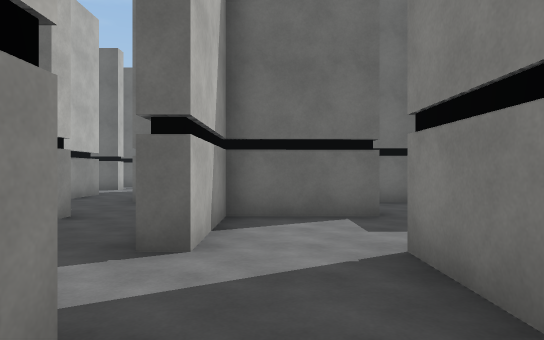
view 1 (above)

24 first-person views from a walk through a scene from a Unity 3-D project. The camera is 1.5 m above the floor, looks level and sees 75° across. The floor is counted in squares, 2 m on a side. Each view is taken from the middle of a square. On the plan, view 1 faces up. The plan holds only what a view shows up to about 11 squares ahead; the rest is blank. The place goes on beyond the plan. Surface patterns are stand-ins for the level's own textures.

view 2
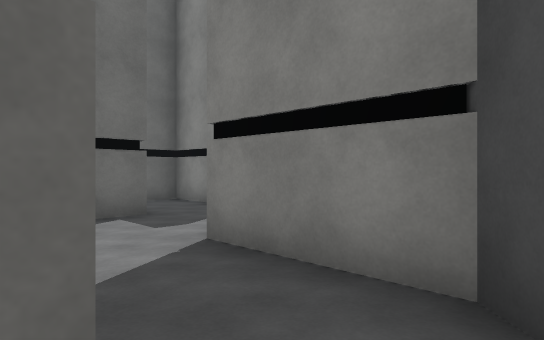

view 3
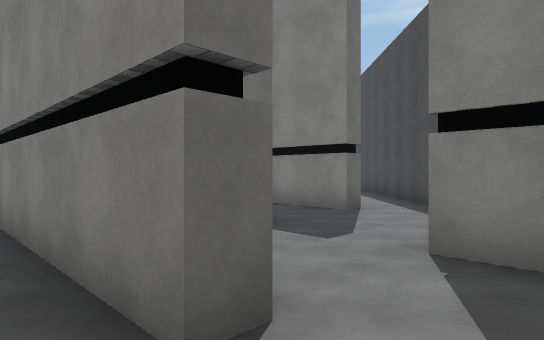

view 4
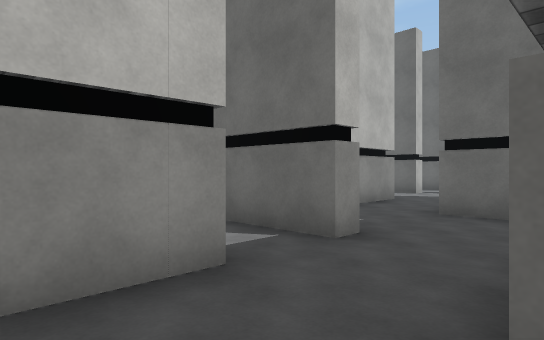

view 5
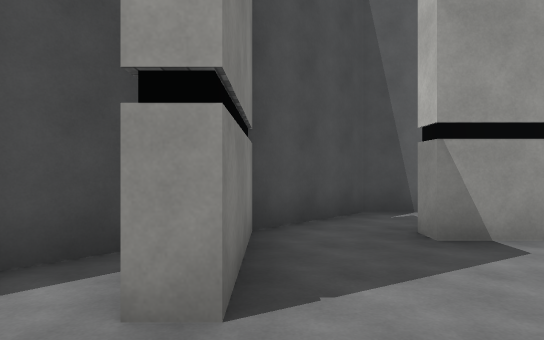

view 6
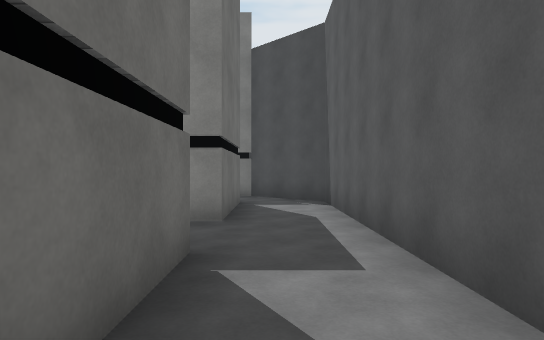

view 7
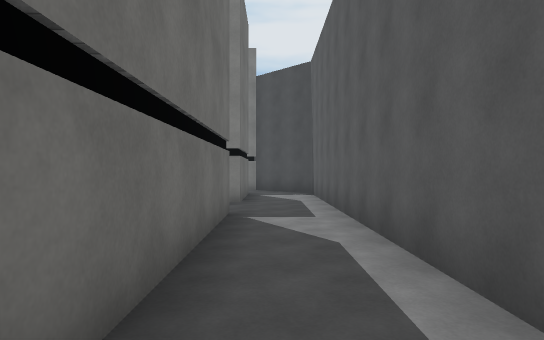

view 8
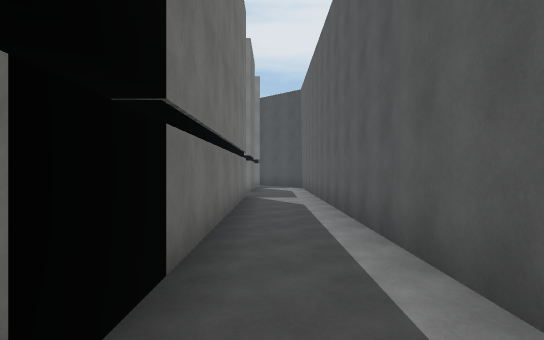

view 9
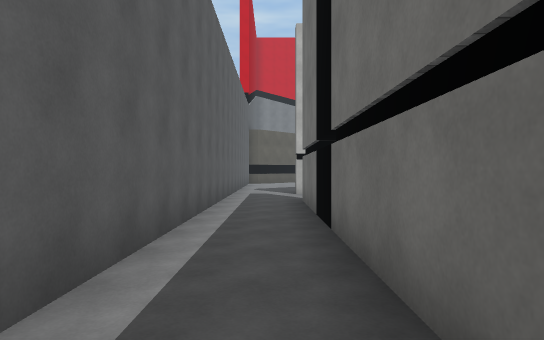

view 10
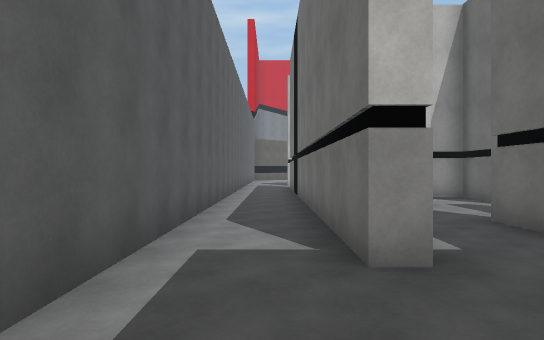

view 11
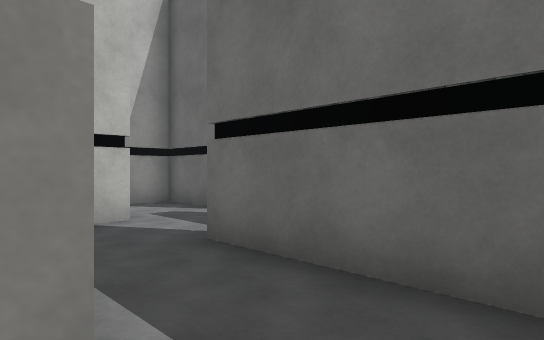

view 12
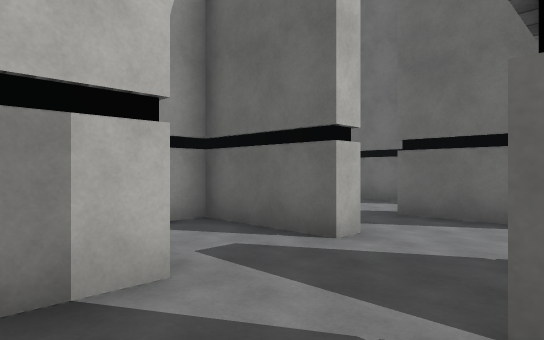

view 13
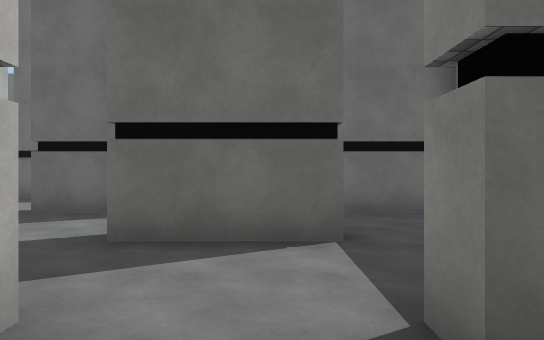

view 14
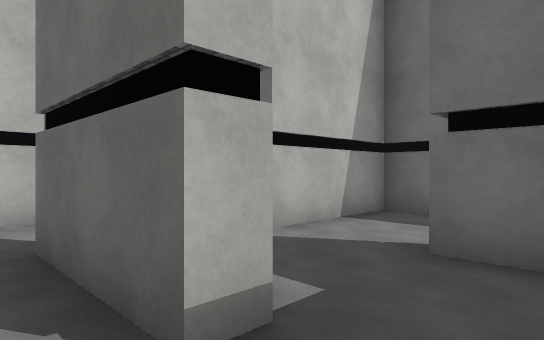

view 15
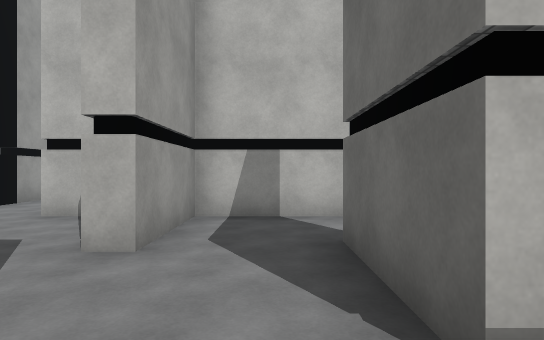

view 16
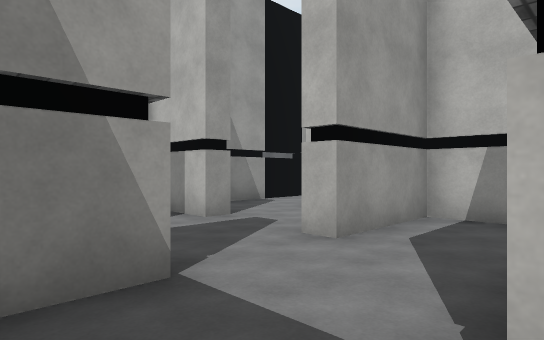

view 17
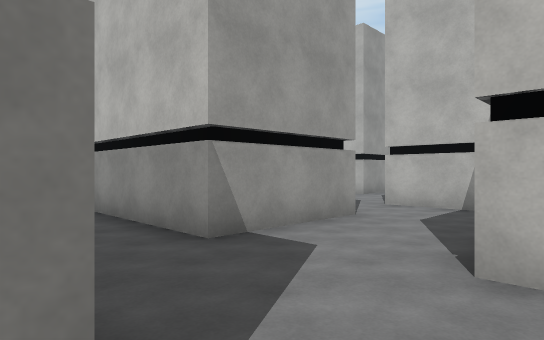

view 18
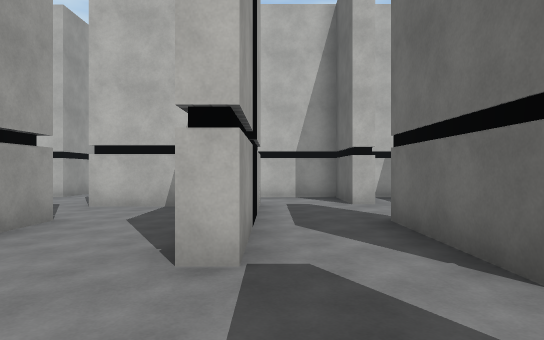

view 19
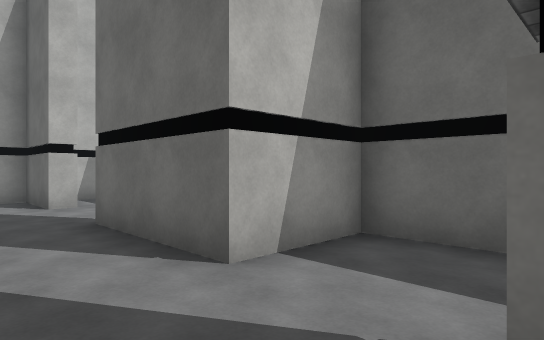

view 20
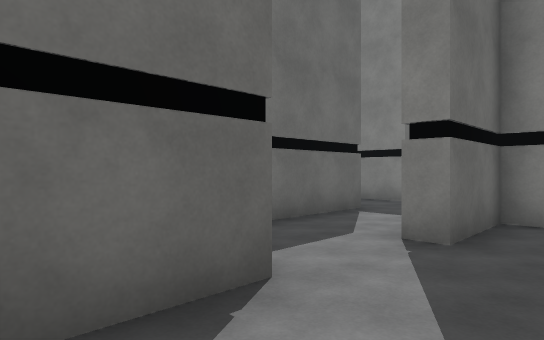

view 21
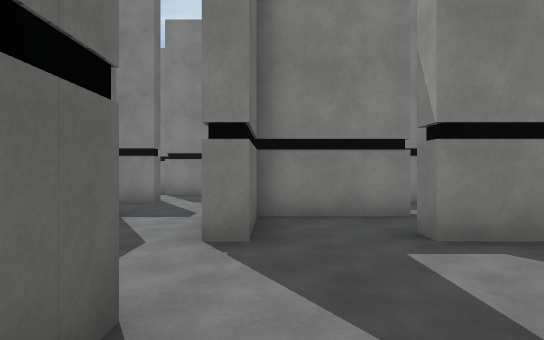

view 22
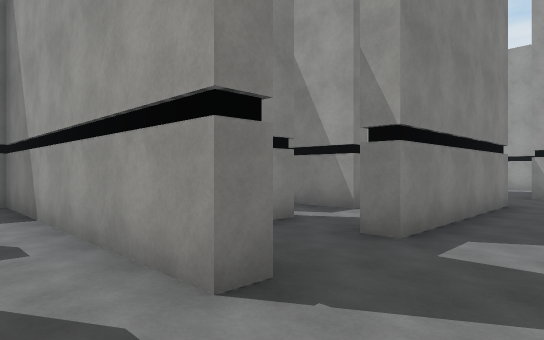

view 23
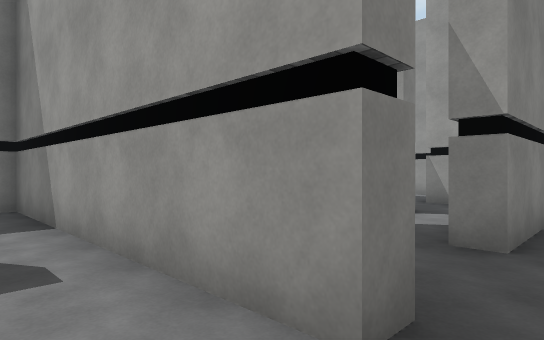

view 24
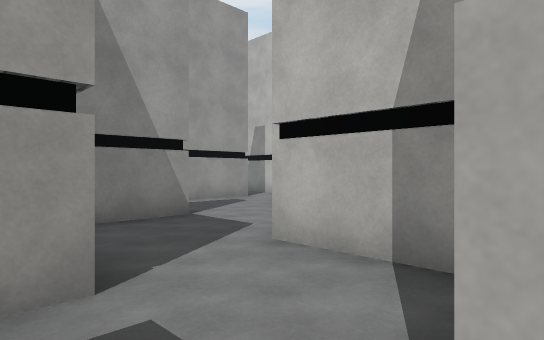

### Floor plan
Key: @ floor where view 1 was taken; # wall or solid block; . floor.
Columns run from 16 left of view 1 to 8 right of it. Each row starts with its distance up from view 1.
 19                  #
 18           ######.#..#
 17    #..    #.........#
 16    ###..###.........#
 15    #.........########
 14    #...........#
 13  # ..######..#.#
 12  ....#.......#...#
 11  ....#.......#.###
 10  ..###..###..#..
  9 ..........#..#..
  8 ####..##..#..###.  ##
  7    #......# ...#. ..# ..#
  6    #......  ...###..#..##
  5    ###..#####..#......##
  4    #.....   ...#.....
  3   ...#..#####....#..
  2  ....#......#....#.#
  1 ###########.####.###
  0 ................@#
 -1 ................##
 -2 #################

Positions as (right, up) in squares from view 1, and headings:
1: (0, 0), facing up
2: (-1, 0), facing up-right
3: (-2, 2), facing up-right
4: (-1, 2), facing up-left
5: (1, 5), facing down
6: (-9, 0), facing right
7: (-12, 0), facing right
8: (-16, 0), facing right
9: (-9, 0), facing left
10: (-3, 0), facing left
11: (-5, 1), facing up-left
12: (-8, 2), facing up-left
13: (-9, 4), facing up
14: (-7, 7), facing up-left
15: (-7, 7), facing left
16: (-7, 8), facing down-left
17: (-3, 14), facing down-left
18: (-3, 14), facing left
19: (-3, 14), facing up-left
20: (-7, 14), facing up-right
21: (-7, 15), facing right
22: (-5, 17), facing down-right
23: (-4, 17), facing down-right
24: (-10, 16), facing down-left
